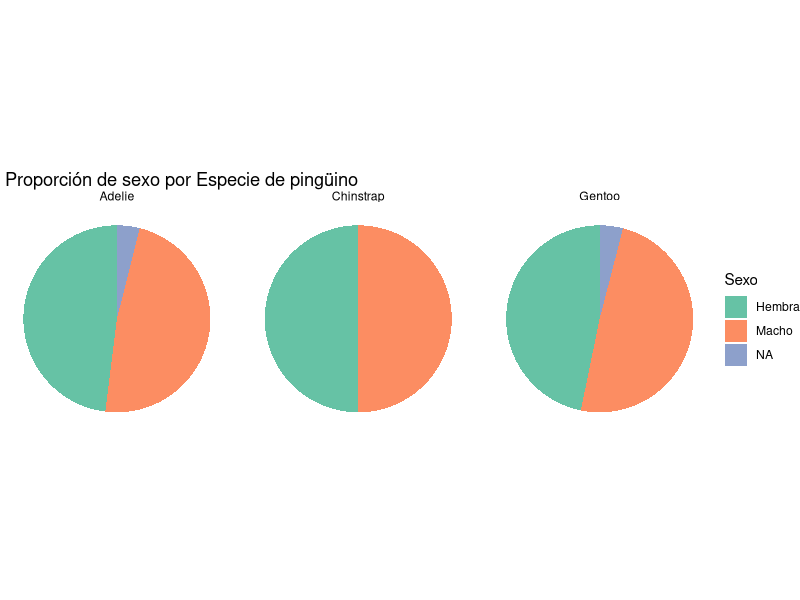
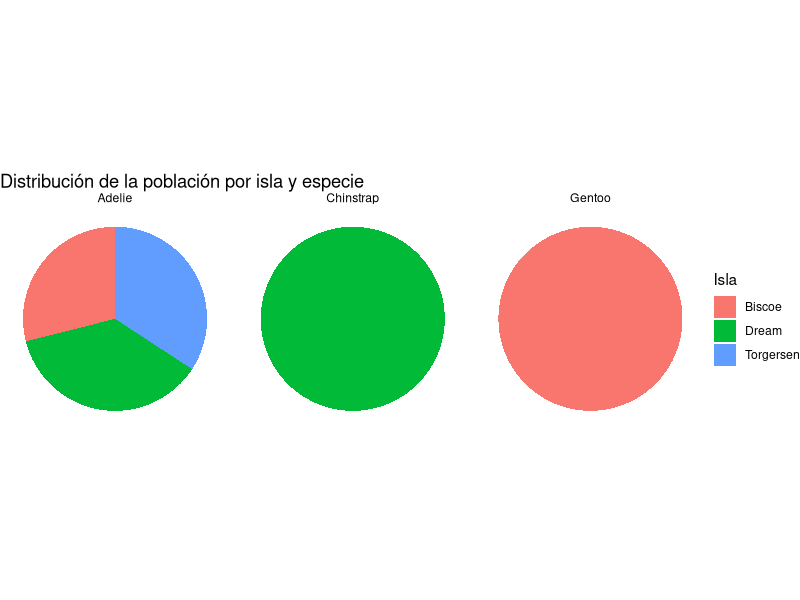
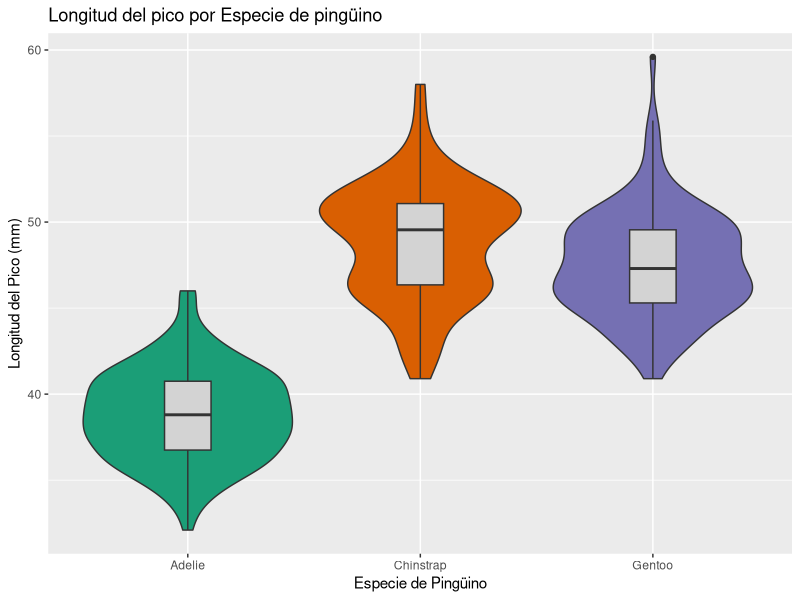
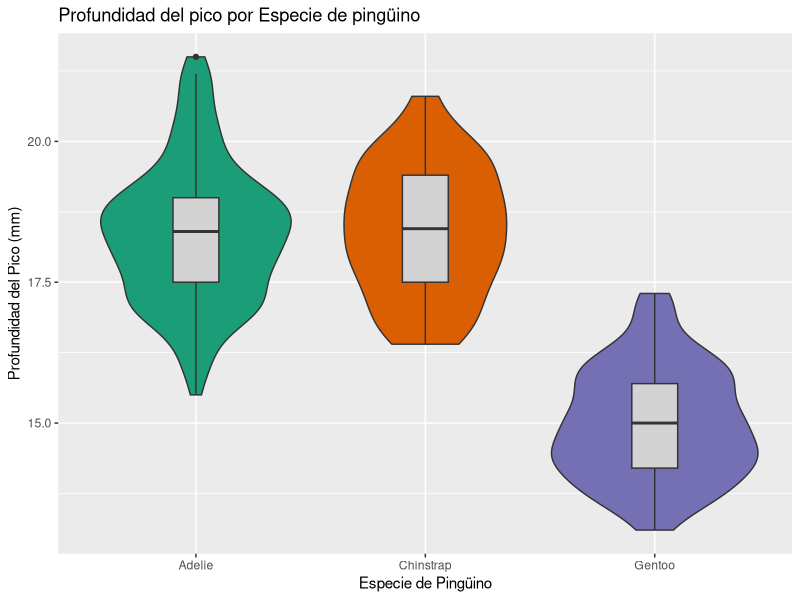
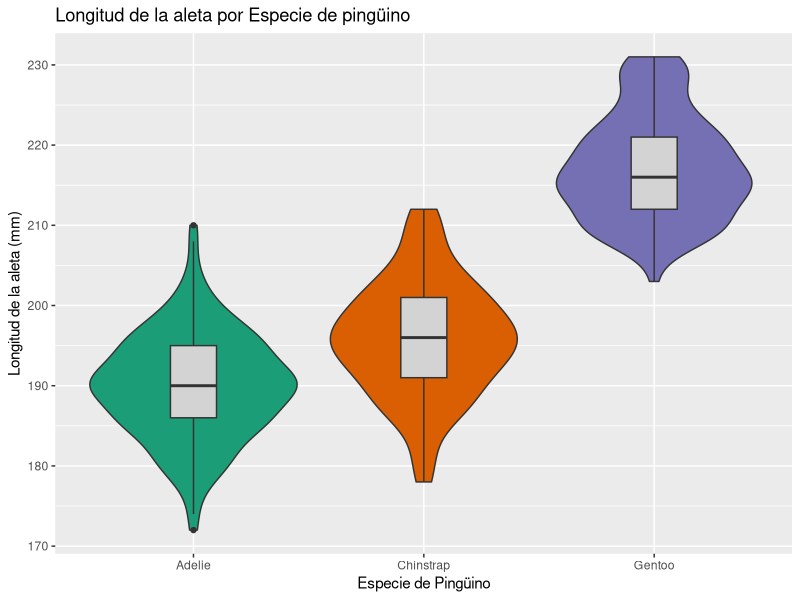
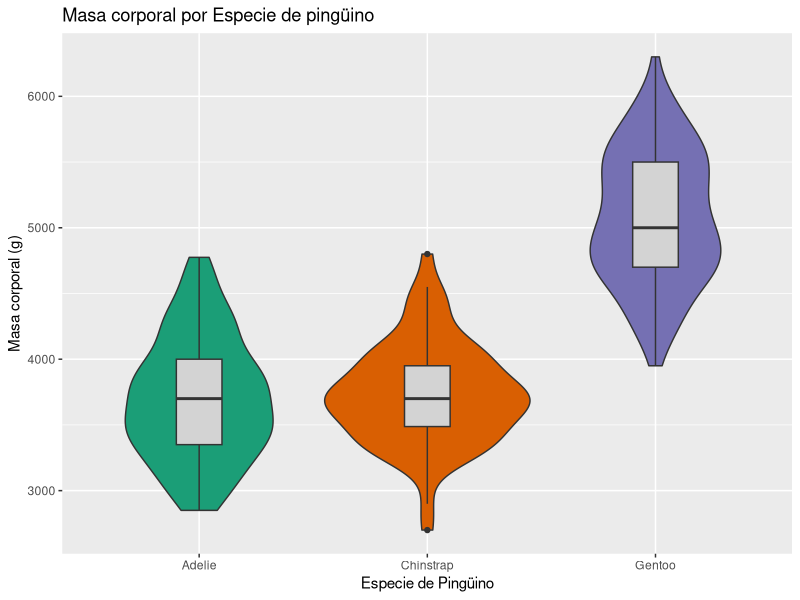
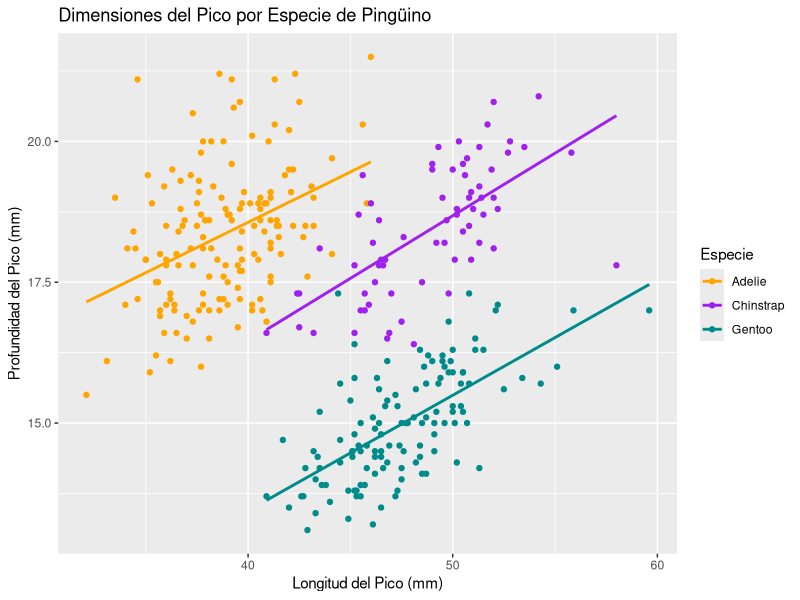
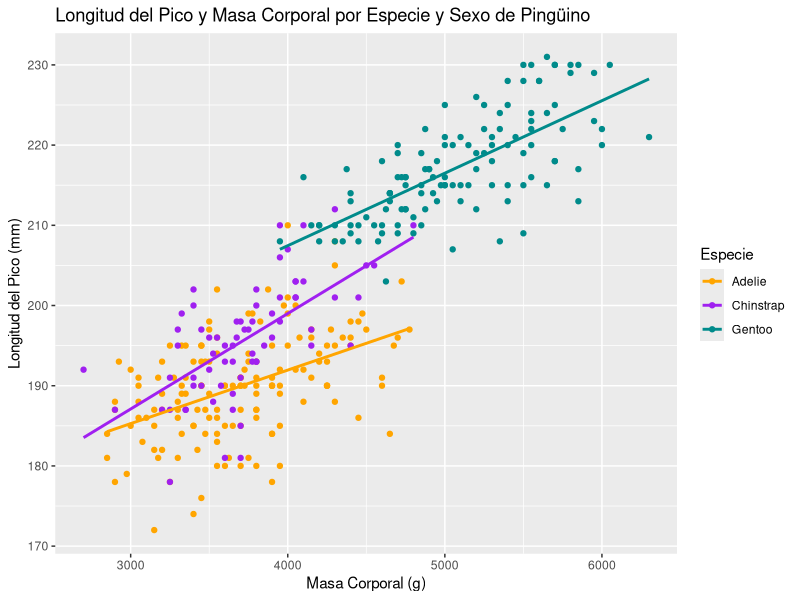

Here is the R script that generated these plots, in order:
## ---- chunk 1
library(palmerpenguins)
library(ggplot2)
library(corrplot)
library(tidyr)

species_colors = c("orange", "purple", "darkcyan")
## ---- chunk 2
library(palmerpenguins)
str(penguins)
## ---- chunk 3
nrows<-nrow(penguins)
## ---- chunk 4
x=table(penguins$species)
c(x,"NA's"=sum(is.na(penguins$species)))
## ---- chunk 5
x=table(penguins$island)
c(x,"NA's"=sum(is.na(x)))
## ---- chunk 6
estadisticos=summary(penguins$bill_length_mm)
estadisticos
## ---- chunk 7
estadisticos=summary(penguins$bill_depth_mm)
estadisticos
## ---- chunk 8
estadisticos=summary(penguins$flipper_length_mm)
estadisticos
## ---- chunk 9
pesos=na.omit(penguins$body_mass_g)
sum(pesos%%5)
## ---- chunk 10
estadisticos=summary(penguins$body_mass_g)
estadisticos
## ---- chunk 11
x=table(penguins$sex)
c(x,"NA's"=sum(is.na(penguins$sex)))
## ---- chunk 12
penguins$year=factor(penguins$year, ordered=TRUE)
penguins %>% str
## ---- chunk 13
x=table(penguins$year)
c(x,"NA's"=sum(is.na(penguins$year)))
## ---- chunk 14
Sexo <- penguins$sex %>% as.character %>% replace(is.na(.), "NA") %>% as.factor
ggplot(penguins, aes(x = "", fill = Sexo)) +
  geom_bar(position = "fill", width = 1) +
  coord_polar(theta = "y") +
  facet_wrap(~species) +
  labs(x = NULL, y = NULL,
       title = " Proporción de sexo por Especie de pingüino") +
  theme_void() +
  scale_fill_brewer(labels=c("Hembra", "Macho", "NA"), palette = "Set2")
## ---- chunk 15
ggplot(penguins, aes(fill=island, x="")) +
  geom_bar(position="fill", width=1) +
  coord_polar(theta = "y") +
  facet_wrap(~species) +
  theme_void() +
  labs(x = "Especie de Pingüino", y = "Frecuencia", fill = "Isla",
       title = "Distribución de la población por isla y especie")
## ---- chunk 16
ggplot(penguins, aes(x = species, y = bill_length_mm, fill = species)) +
  geom_violin(show.legend = FALSE) +
  geom_boxplot(width=0.2, fill="lightgray") +
  labs(x = "Especie de Pingüino", y = "Longitud del Pico (mm)",
       title = "Longitud del pico por Especie de pingüino") +
  scale_fill_brewer(palette = "Dark2") +
  guides(fill=guide_legend(title="Especie"))
## ---- chunk 17
ggplot(penguins, aes(x = species, y = bill_depth_mm, fill = species)) +
  geom_violin(show.legend = FALSE) +
  geom_boxplot(width=0.2, fill="lightgray") +
  labs(x = "Especie de Pingüino", y = "Profundidad del Pico (mm)",
       title = "Profundidad del pico por Especie de pingüino") +
  scale_fill_brewer(palette = "Dark2")+
  guides(fill=guide_legend(title="Especie"))
## ---- chunk 18
ggplot(penguins, aes(x = species, y = flipper_length_mm, fill = species)) +
  geom_violin(show.legend = FALSE) +
  geom_boxplot(width=0.2, fill="lightgray") +
  labs(x = "Especie de Pingüino", y = "Longitud de la aleta (mm)",
       title = "Longitud de la aleta por Especie de pingüino") +
  scale_fill_brewer(palette = "Dark2")+
  guides(fill=guide_legend(title="Especie"))
## ---- chunk 19
ggplot(penguins, aes(x = species, y = body_mass_g, fill = species)) +
  geom_violin(show.legend = FALSE) +
  geom_boxplot(width=0.2, fill="lightgray") +
  labs(x = "Especie de Pingüino", y = "Masa corporal (g)",
       title = "Masa corporal por Especie de pingüino") +
  scale_fill_brewer(palette = "Dark2")+
  guides(fill=guide_legend(title="Especie"))
## ---- chunk 20
ggplot(penguins, aes(x = bill_length_mm,
                     y = bill_depth_mm,
                     color = species)) +
  geom_point()+
  geom_smooth(method = "lm", se = FALSE) +
  labs(x = "Longitud del Pico (mm)", y = "Profundidad del Pico (mm)", color = "Especie",
       title = "Dimensiones del Pico por Especie de Pingüino") +
  scale_color_manual(values=species_colors)
## ---- chunk 21
ggplot(penguins, aes(x = body_mass_g,
                     y = flipper_length_mm,
                     color = species)) +
  geom_point()+
  geom_smooth(method = "lm", se = FALSE) +
  labs(x = "Masa Corporal (g)", y = "Longitud del Pico (mm)",
       title = "Longitud del Pico y Masa Corporal por Especie y Sexo de Pingüino", color = "Especie") +
  scale_color_manual(values=species_colors)
## ---- chunk 22
Sexo <- penguins$sex %>% as.character %>% replace(is.na(.), "NA") %>% as.factor

ggplot(penguins, aes(x = bill_length_mm,
                     y = flipper_length_mm,
                     color = species)) +
  geom_point(aes(shape = Sexo)) +
  geom_smooth(method = "lm", se = FALSE) +
  labs(title = "Longitud del Pico y de la Aleta por Especie y Sexo",
       x = "Longitud del Pico (mm)",
       y = "Longitud de la Aleta (mm)",
       shape="Sexo", color="Especie") +
  scale_color_manual(values=species_colors)
## ---- chunk 23
ggplot(na.omit(penguins), aes(x = species, y = bill_length_mm, fill = sex)) +
  geom_violin() +
  labs(x = "Especie de Pingüino", y = "Longitud del Pico (mm)", fill = "Sexo",
       title = "Diagrama de Violín de la Longitud del Pico por Especie de Pingüino")
## ---- chunk 24
ggplot(na.omit(penguins), aes(x = species, y = bill_depth_mm, fill = sex)) +
  geom_violin() +
  labs(x = "Especie de Pingüino", y = "Profundidad del Pico (mm)", fill = "Sexo",
       title = "Diagrama de Violín de la Profundidad del Pico por Especie de Pingüino")
## ---- chunk 25
ggplot(na.omit(penguins), aes(x = species, y = flipper_length_mm, fill = sex)) +
  geom_violin() +
  labs(x = "Especie de Pingüino", y = "Longitud de la aleta (mm)", fill = "Sexo",
       title = "Diagrama de Violín de la Longitud de la aleta por Especie de Pingüino")
## ---- chunk 26
ggplot(na.omit(penguins), aes(x = species, y = body_mass_g, fill = sex)) +
  geom_violin() +
  labs(x = "Especie de Pingüino", y = "Peso (g)", fill = "Sexo",
       title = "Diagrama de Violín del Peso por Especie de Pingüino")
## ---- chunk 27
ggplot(penguins, aes(x = island, y = bill_length_mm, fill = island)) +
  geom_violin(show.legend = FALSE) +
  geom_boxplot(width=0.2, fill="lightgray") +
  labs(x = "Isla", y = "Longitud del Pico (mm)", fill = "Isla",
       title = "Diagrama de Violín de la Longitud del Pico por Isla", fill="Isla") + 
  scale_fill_brewer(palette = "Dark2")
## ---- chunk 28
ggplot(penguins, aes(x = island, y = bill_depth_mm, fill = island)) +
  geom_violin(show.legend = FALSE) +
  geom_boxplot(width=0.2, fill="lightgray") +
  labs(x = "Isla", y = "Profundidad del Pico (mm)",
       title = "Diagrama de Violín de la Profundidad del Pico por Isla", fill="Isla") +
  scale_fill_brewer(palette = "Dark2")
## ---- chunk 29
ggplot(penguins, aes(x = island, y = flipper_length_mm, fill = island)) +
  geom_violin(show.legend = FALSE) +
  geom_boxplot(width=0.2, fill="lightgray") +
  labs(x = "Isla", y = "Longitud de la Aleta (mm)",
       title = "Diagrama de Violín de la Longitud de la Aleta por Isla", fill = "Isla") +
  scale_fill_brewer(palette = "Dark2")
## ---- chunk 30
ggplot(penguins, aes(x = island, y = body_mass_g, fill = island)) +
  geom_violin(show.legend = FALSE) +
  geom_boxplot(width=0.2, fill="lightgray") +
  labs(x = "Isla", y = "Peso (g)", fill = "Isla",
       title = "Diagrama de Violín del Peso por Isla") +
  scale_fill_brewer(palette = "Dark2")
## ---- chunk 31
ggplot(penguins, aes(x = as.factor(year), y = bill_length_mm, fill = as.factor(year))) +
  geom_violin(show.legend = FALSE) +
  geom_boxplot(width=0.2, fill="lightgray") +
  labs(x = "Año", y = "Longitud del Pico (mm)",
       title = "Diagrama de Violín de la Longitud del Pico por Año", fill="Año") + 
  scale_fill_brewer(palette = "Dark2")
## ---- chunk 32
ggplot(penguins, aes(x = as.factor(year), y = bill_depth_mm, fill = as.factor(year))) +
  geom_violin(show.legend = FALSE) +
  geom_boxplot(width=0.2, fill="lightgray") +
  labs(x = "Año", y = "Profundidad del Pico (mm)",
       title = "Diagrama de Violín de la Profundidad del Pico por Año", fill="Año") +
  scale_fill_brewer(palette = "Dark2")
## ---- chunk 33
ggplot(penguins, aes(x = as.factor(year), y = flipper_length_mm, fill = as.factor(year))) +
  geom_violin(show.legend = FALSE) +
  geom_boxplot(width=0.2, fill="lightgray") +
  labs(x = "Año", y = "Longitud de la Aleta (mm)",
       title = "Diagrama de Violín de la Longitud de la Aleta por Año", fill="Año") +
  scale_fill_brewer(palette = "Dark2")
## ---- chunk 34
ggplot(penguins, aes(x = as.factor(year), y = body_mass_g, fill = as.factor(year))) +
  geom_violin(show.legend = FALSE) +
  geom_boxplot(width=0.2, fill="lightgray") +
  labs(x = "Año", y = "Peso (g)", fill = "Año",
       title = "Diagrama de Violín del Peso por Año") +
  scale_fill_brewer(palette = "Dark2")
